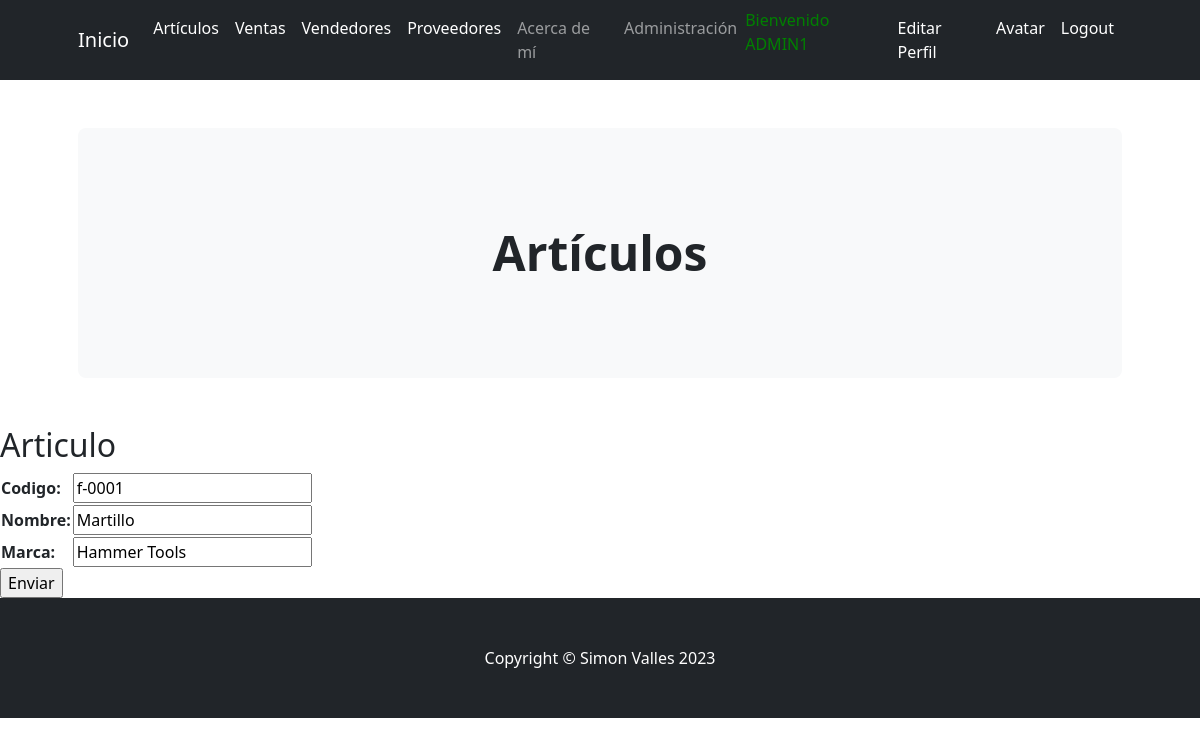
Page /aplicacion/update_articulo/1/ (signed in) on the committed database.
### aplicacion/models.py (models this page shows, shortened)
class Articulo(models.Model):
    codigo = models.CharField(max_length=50)
    nombre = models.CharField(max_length=50)
    marca = models.CharField(max_length=50)

### aplicacion/views.py (the view)
# urls.py: path('update_articulo/<int:pk>/', ArticuloUpdate.as_view(), name="update_articulo"),
class ArticuloUpdate(LoginRequiredMixin, UpdateView):
    model = Articulo
    fields = ['codigo', 'nombre', 'marca']
    success_url = reverse_lazy('articulos')

### aplicacion/templates/aplicacion/articulo_form.html (shortened to what this page needs)
{% extends 'aplicacion/base.html' %}
{% load static %}
{% block cabecera %}Artículos{% endblock cabecera %}
{% block contenido %}
    <h2>Articulo</h2>
    <form action="" method="POST">
        <table>
            {{ form.as_table }}
        </table>
        <input type="submit" value="Enviar">
    </form>
{% endblock contenido %}

### aplicacion/templates/aplicacion/base.html (shortened to what this page needs)
<!DOCTYPE html>
<html lang="en">
    <head>
        {% load static %}
        <link href="https://cdn.jsdelivr.net/npm/bootstrap-icons@1.4.1/font/bootstrap-icons.css" rel="stylesheet" />
        <link rel="stylesheet" href="https://cdnjs.cloudflare.com/ajax/libs/font-awesome/6.4.0/css/all.min.css">
        <link href="{% static 'aplicacion/css/styles.css' %}" rel="stylesheet" />
    </head>
    <body>
        <nav class="navbar navbar-expand-lg navbar-dark bg-dark">
            <div class="container px-lg-5">
                <a class="navbar-brand" href="{% url 'inicio' %}">Inicio</a>
                <div class="collapse navbar-collapse" id="navbarSupportedContent">
                    <ul class="navbar-nav ms-auto mb-2 mb-lg-0">
                {% if user.is_authenticated %}
                        <li class="nav-item"><a class="nav-link active" aria-current="page" href="{% url 'articulos' %}">Artículos</a></li>
                        <li class="nav-item"><a class="nav-link active" aria-current="page" href="{% url 'ventas' %}">Ventas</a></li>
                        <li class="nav-item"><a class="nav-link active" aria-current="page" href="{% url 'vendedores' %}">Vendedores</a></li>
                        <li class="nav-item"><a class="nav-link active" aria-current="page" href="{% url 'proveedores' %}">Proveedores</a></li>
                        <li class="nav-item"><a class="nav-link" href="{% url 'about' %}">Acerca de mí</a></li>
                        <li class="nav-item"><a class="nav-link" aria-current="page" href="{% url 'admin:index' %}">Administración</a></li>
                        <p style="color:green">Bienvenido {{ user.username|upper}}</p>
                        <li class="nav-item"><a class="nav-link active" aria-current="page" href="{% url 'editar_perfil' %}">Editar Perfil</a></li>
                        <li class="nav-item"><a class="nav-link active" aria-current="page" href="{% url 'agregar_avatar' %}">Avatar</a></li>
                        <li class="nav-item"><a class="nav-link active" aria-current="page" href="{% url 'logout' %}">Logout</a></li>
                {% else %}
                        <li class="nav-item"><a class="nav-link active" aria-current="page" href="{% url 'register' %}">Registrarse</a></li>
                        <li class="nav-item"><a class="nav-link active" aria-current="page" href="{% url 'login' %}">Login</a></li>
                {% endif %}
                    </ul>
                </div>
            </div>
        </nav>
        <header class="py-5">
            <div class="container px-lg-5">
                <div class="p-4 p-lg-5 bg-light rounded-3 text-center">
                    <div class="m-4 m-lg-5">
                        <h1 class="display-5 fw-bold">
                            {% block cabecera %}{% endblock cabecera %}
                        </h1>
                    </div>
                </div>
            </div>
        </header>
        {% block contenido %}{% endblock contenido %}
        {% if user.is_authenticated %}
        <footer class="py-5 bg-dark">
            <div class="container"><p class="m-0 text-center text-white">Copyright &copy; Simon Valles 2023</p></div>
        </footer>
        {% endif %}
    </body>
</html>

### rows in the picture
Articulo: codigo "f-0001", nombre "Martillo", marca "Hammer Tools"

### other values in the picture
{{ user.username|upper }} "ADMIN1"
